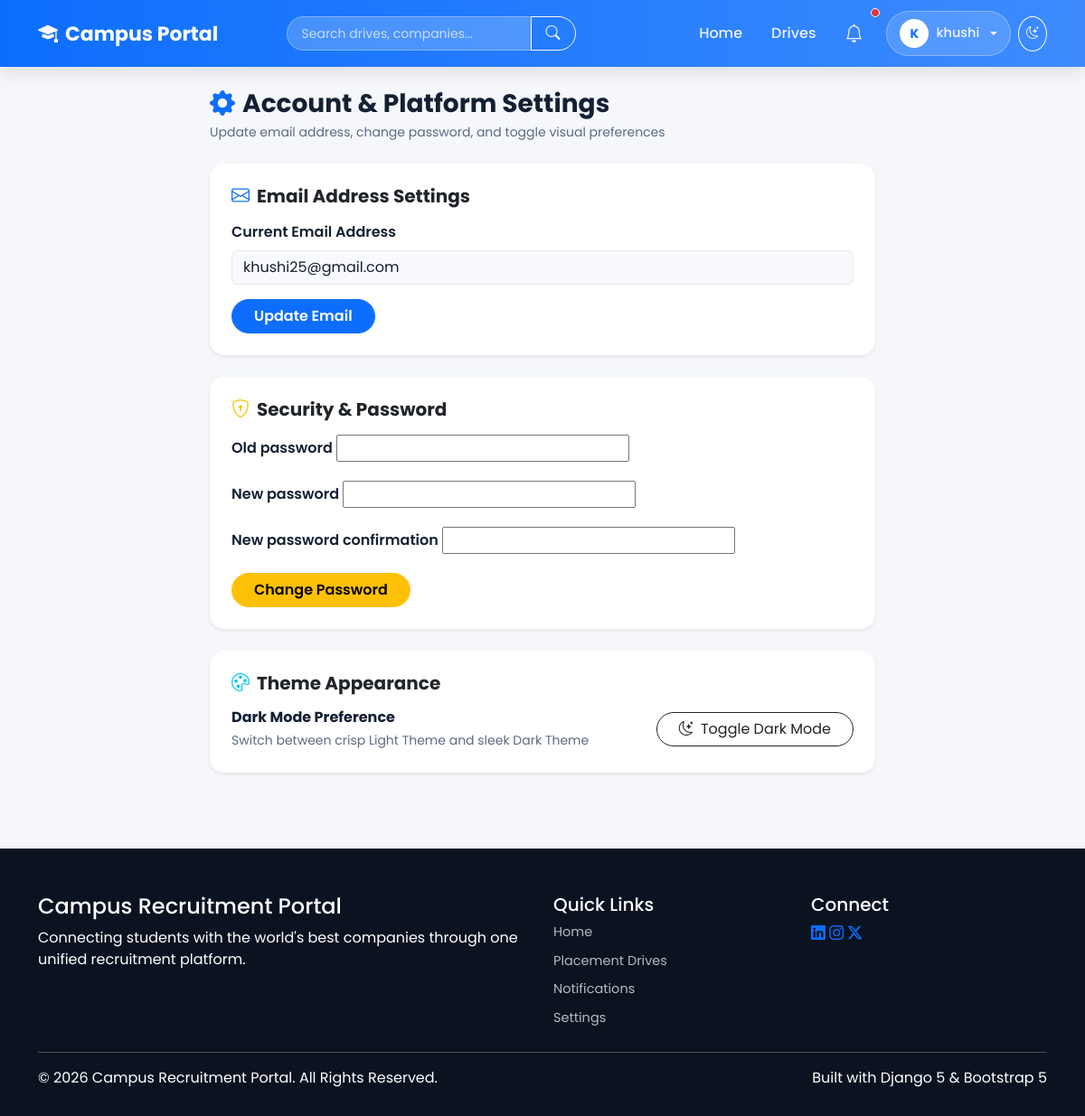
The page /settings/ (signed in) on the database its author committed.
### accounts/models.py (models this page shows, shortened)
class CustomUser(AbstractUser):
    ROLE_CHOICES = [
        ("student", "Student"),
        ("recruiter", "Recruiter"),
        ("placement_officer", "Placement Officer"),
    ]
    email = models.EmailField(unique=True)
    phone_number = models.CharField(
        max_length=15,
        blank=True
    )
    role = models.CharField(
        max_length=25,
        choices=ROLE_CHOICES,
        default="student",
    )
    objects = CustomUserManager()
    USERNAME_FIELD = "email"
    REQUIRED_FIELDS = ["username"]

### core/views.py (the view)
# urls.py: path("settings/", views.user_settings, name="user_settings"),
@login_required
def user_settings(request):
    if request.method == "POST":
        if "update_email" in request.POST:
            new_email = request.POST.get("email", "").strip()
            if new_email and new_email != request.user.email:
                request.user.email = new_email
                request.user.save()
                messages.success(request, "Email address updated successfully!")
            return redirect("user_settings")
        elif "change_password" in request.POST:
            password_form = PasswordChangeForm(request.user, request.POST)
            if password_form.is_valid():
                user = password_form.save()
                update_session_auth_hash(request, user)
                messages.success(request, "Your password was changed successfully!")
                return redirect("user_settings")
            else:
                messages.error(request, "Please correct the errors in the password form.")
    else:
        password_form = PasswordChangeForm(request.user)
    return render(request, "settings.html", {"password_form": password_form})

### templates/settings.html (shortened to what this page needs)
{% extends "base.html" %}
{% block content %}
<div class="container py-4">
    <div class="row justify-content-center">
        <div class="col-lg-8">
            <div class="mb-4">
                <h3 class="fw-bold mb-1"><i class="bi bi-gear-fill text-primary me-2"></i>Account & Platform Settings</h3>
                <p class="text-muted small mb-0">Update email address, change password, and toggle visual preferences</p>
            </div>
            <div class="card border-0 shadow-sm rounded-4 p-4 bg-white mb-4">
                <h5 class="fw-bold text-dark mb-3"><i class="bi bi-envelope me-2 text-primary"></i>Email Address Settings</h5>
                <form method="POST">
                    <div class="mb-3">
                        <label class="form-label fw-semibold">Current Email Address</label>
                        <input type="email" name="email" class="form-control" value="{{ user.email }}" required>
                    </div>
                    <button type="submit" class="btn btn-primary rounded-pill px-4 fw-semibold">Update Email</button>
                </form>
            </div>
            <div class="card border-0 shadow-sm rounded-4 p-4 bg-white mb-4">
                <h5 class="fw-bold text-dark mb-3"><i class="bi bi-shield-lock me-2 text-warning"></i>Security & Password</h5>
                <form method="POST">
                    {% for field in password_form %}
                    <div class="mb-3">
                        <label class="form-label fw-semibold">{{ field.label }}</label>
                        {{ field }}
                    </div>
                    {% endfor %}
                    <button type="submit" class="btn btn-warning rounded-pill px-4 fw-semibold">Change Password</button>
                </form>
            </div>
            <div class="card border-0 shadow-sm rounded-4 p-4 bg-white">
                <h5 class="fw-bold text-dark mb-3"><i class="bi bi-palette me-2 text-info"></i>Theme Appearance</h5>
                <div class="d-flex align-items-center justify-content-between">
                    <div>
                        <h6 class="fw-bold mb-1">Dark Mode Preference</h6>
                        <small class="text-muted">Switch between crisp Light Theme and sleek Dark Theme</small>
                    </div>
                    <button id="themeToggleBtn" onclick="toggleThemeSetting()" class="btn btn-outline-dark rounded-pill px-4">
                        <i class="bi bi-moon-stars me-1"></i> Toggle Dark Mode
                    </button>
                </div>
            </div>
        </div>
    </div>
</div>
{% endblock %}

### templates/base.html (shortened to what this page needs)
<!DOCTYPE html>
<html lang="en">
<head>
<link href="https://cdn.jsdelivr.net/npm/bootstrap@5.3.3/dist/css/bootstrap.min.css" rel="stylesheet">
<link rel="stylesheet" href="https://cdn.jsdelivr.net/npm/bootstrap-icons@1.11.3/font/bootstrap-icons.min.css">
</head>
<body>
<nav class="navbar navbar-expand-lg sticky-top">
<div class="container">
    <a class="navbar-brand" href="/"><i class="bi bi-mortarboard-fill"></i> Campus Portal</a>
    <div class="collapse navbar-collapse" id="nav">
        <form action="{% url 'global_search' %}" method="GET" class="d-flex mx-auto my-2 my-lg-0" style="max-width: 320px; width: 100%;">
            <div class="input-group">
                <input type="text" name="q" class="form-control nav-search-input" placeholder="Search drives, companies..." value="{{ request.GET.q }}">
                <button class="btn btn-outline-light rounded-end-pill px-3" type="submit"><i class="bi bi-search"></i></button>
            </div>
        </form>
        <ul class="navbar-nav ms-auto align-items-lg-center">
            <li class="nav-item">
                <a class="nav-link {% if request.resolver_match.url_name == 'home' %}active{% endif %}" href="/">Home</a>
            </li>
            <li class="nav-item">
                <a class="nav-link" href="{% url 'placement_drives' %}">Drives</a>
            </li>
            {% if user.is_authenticated %}
                <li class="nav-item me-2">
                    <a class="nav-link position-relative" href="{% url 'notifications_list' %}" title="Notifications">
                        <i class="bi bi-bell fs-5"></i>
                        {% if user.notifications.filter.is_read.count > 0 or user.notifications.count > 0 %}
                            <span class="position-absolute top-0 start-100 translate-middle p-1 bg-danger border border-light rounded-circle"></span>
                        {% endif %}
                    </a>
                </li>
                <li class="nav-item dropdown">
                    <a class="nav-link user-menu-toggle dropdown-toggle" href="#" role="button" data-bs-toggle="dropdown">
                        <span class="user-avatar-circle">{{ user.first_name|default:user.username|first|upper }}</span>
                        <span>{{ user.first_name|default:user.username }}</span>
                    </a>
                </li>
            {% endif %}
            <li class="nav-item ms-lg-2 mt-2 mt-lg-0">
                <button onclick="toggleTheme()" class="btn btn-sm btn-outline-light rounded-circle p-2" id="themeToggleBtn" title="Toggle Theme" aria-label="Toggle theme">
                    <i class="bi bi-moon-stars"></i>
                </button>
            </li>
        </ul>
    </div>
</div>
</nav>
<main>
{% block content %}
{% endblock %}
</main>
<footer>
<div class="container">
    <div class="row">
        <div class="col-md-6 mb-4 mb-md-0">
            <h4>Campus Recruitment Portal</h4>
            <p>Connecting students with the world's best companies through one unified recruitment platform.</p>
        </div>
        <div class="col-md-3 mb-4 mb-md-0">
            <h5>Quick Links</h5>
            <a href="/" class="footer-link">Home</a>
            <a href="{% url 'placement_drives' %}" class="footer-link">Placement Drives</a>
            <a href="{% url 'notifications_list' %}" class="footer-link">Notifications</a>
            <a href="{% url 'user_settings' %}" class="footer-link">Settings</a>
        </div>
        <div class="col-md-3">
            <h5>Connect</h5>
            <div>
                <a href="#" class="social-icon"><i class="bi bi-linkedin"></i></a>
                <a href="#" class="social-icon"><i class="bi bi-instagram"></i></a>
                <a href="#" class="social-icon"><i class="bi bi-twitter-x"></i></a>
            </div>
        </div>
    </div>
    <hr>
    <div class="d-flex flex-column flex-md-row justify-content-between align-items-center">
        <p class="footer-bottom mb-0">© 2026 Campus Recruitment Portal. All Rights Reserved.</p>
        <p class="footer-bottom mb-0">Built with Django 5 & Bootstrap 5</p>
    </div>
</div>
</footer>
</body>
</html>

### templates/base.html (style rules this page uses)
:root { --brand-blue: #0d6efd; --brand-blue-light: #3d8bfd; --brand-dark: #0b1320; --text-muted: #5c6b82; --bg-soft: #f5f7fb; --surface: #ffffff; --surface-2: #f8f9fc; --border-color: #e5eaf2; --text-color: #142033; --radius-lg: 20px; --radius-md: 14px; }
body { font-family: 'Poppins', sans-serif; background: var(--bg-soft); color: var(--text-color); display: flex; flex-direction: column; min-height: 100vh; transition: background-color 0.3s ease, color 0.3s ease; }
main { flex: 1; }
a { color: var(--brand-blue); }
.card, .list-group-item, .table, .form-control, .form-select, .alert { border-color: var(--border-color); }
.card { background: var(--surface); color: var(--text-color); border: 1px solid var(--border-color); border-radius: var(--radius-lg); box-shadow: 0 10px 30px rgba(0, 0, 0, 0.06); }
.form-control, .form-select, .form-control:focus, .form-select:focus { background: var(--surface-2); color: var(--text-color); border-color: var(--border-color); }
.text-muted { color: var(--text-muted) !important; }
.navbar { background: linear-gradient(90deg, var(--brand-blue), var(--brand-blue-light)); box-shadow: 0 4px 20px rgba(0, 0, 0, .12); padding: 12px 0; }
.navbar-brand { font-size: 22px; font-weight: 700; color: #fff !important; display: flex; align-items: center; gap: 8px; }
.nav-link { color: rgba(255, 255, 255, .9) !important; font-weight: 500; margin-left: 4px; padding: 8px 14px !important; border-radius: 30px; transition: .25s; }
.nav-search-input { background: rgba(255, 255, 255, 0.2); border: 1px solid rgba(255, 255, 255, 0.3); color: #fff; border-radius: 30px; padding: 6px 16px; font-size: 14px; }
.nav-search-input::placeholder { color: rgba(255, 255, 255, 0.7); }
.user-menu-toggle { display: flex; align-items: center; gap: 8px; background: rgba(255, 255, 255, .15); border: 1px solid rgba(255, 255, 255, .3); color: #fff; border-radius: 30px; padding: 5px 14px 5px 5px; font-weight: 500; font-size: 14.5px; }
.user-avatar-circle { width: 32px; height: 32px; border-radius: 50%; background: #fff; color: var(--brand-blue); font-weight: 700; display: flex; align-items: center; justify-content: center; font-size: 14px; }
footer { background: var(--brand-dark); color: #fff; padding: 50px 0 30px; margin-top: 60px; }
footer .footer-link { color: rgba(255, 255, 255, .7); text-decoration: none; display: block; margin-bottom: 10px; font-size: 14.5px; transition: .2s; }

### rows shown on the page
CustomUser: first_name|first "K", first_name "khushi", email "khushi25@gmail.com"

### other values the page prints
{{ field.label }} "Old password" "New password" "New password confirmation"
